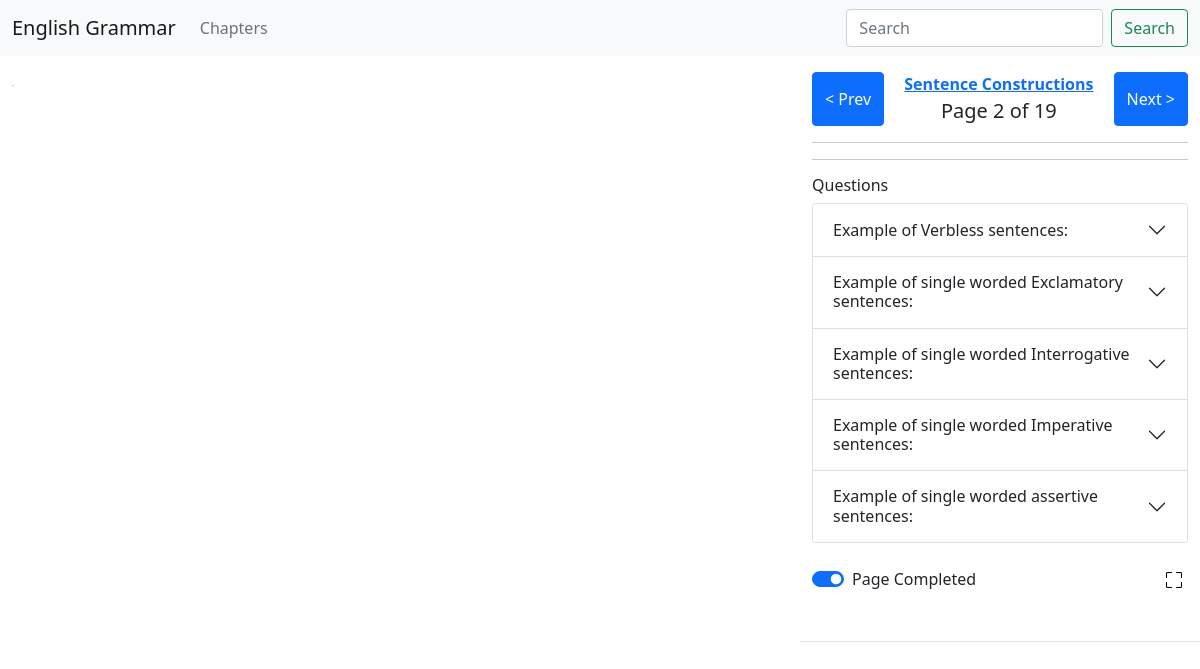
The app's page /learn/chapter/1/page/2 with its own data.
### learn/models.py (models this page shows, shortened)
class Chapter(models.Model):
    title = models.CharField(max_length=100)
    slno = models.IntegerField(default=0)
    no_of_pages = models.IntegerField(default=0)
    class Meta:
        ordering = ['slno']

class Question(models.Model):
    rule = models.CharField(max_length=1000, default='')
    question = models.CharField(max_length=200)
    answer = models.CharField(max_length=200)
    chapter = models.ForeignKey(Chapter, on_delete=models.CASCADE)
    page_no = models.IntegerField()
    is_bookmarked = models.BooleanField(default=False)

### learn/views.py (the view)
class PageDetail(TemplateView):
    template_name = 'learn/page_detail.html'
    def get_context_data(self, **kwargs):
        context = super().get_context_data(**kwargs)
        context["chapter_pk"] = self.kwargs['chapter_pk']
        context["page_no"] = self.kwargs['page_no']
        chapter = get_object_or_404(Chapter, pk=self.kwargs['chapter_pk'])
        page_complition = PageComplition.objects.filter(chapter=chapter, page_number=self.kwargs['page_no']).first()
        if page_complition:
            context["is_completed"] = True
        else:
            context["is_completed"] = False
        if chapter.no_of_pages == self.kwargs['page_no']:
            next_page = 1
        else:
            next_page = int(self.kwargs['page_no']) + 1
        if self.kwargs['page_no'] == 1:
            prev_page = chapter.no_of_pages
        else:
            prev_page = int(self.kwargs['page_no']) - 1
        context["next_page"] = next_page
        context["prev_page"] = prev_page
        context["chapter"] = chapter
        context["question_list"] = Question.objects.filter(chapter=chapter, page_no=self.kwargs['page_no']).order_by('-pk')
        return context

### learn/templates/learn/page_detail.html (shortened to what this page needs)
{% extends 'base.html' %}
{% block page_content %}
<div class="row" id="main-div">
    <div class="col-8">
        <img src="https://raw.githubusercontent.com/my-personal-repos/english-grammar-book/main/chapter-{{chapter_pk}}/{{page_no}}.jpg" class="w-100 border" alt="">
    </div>
    <div class="col-4 position-fixed end-0 overflow-auto border-bottom pb-5" id="question-sidebar" style="max-height:85vh;">
        <div class="d-flex justify-content-between">
            <a href="{% url 'learn:page-detail' chapter_pk prev_page %}" class="btn btn-primary d-flex align-items-center">&lt; Prev</a>
            <div class="d-flex flex-column justify-content-center text-center">
                <div>
                    <b><a href="{% url 'learn:chapter-detail' chapter_pk %}">{{chapter.title}}</a></b>
                </div>
                <div>
                    <span class="lead">Page {{page_no}} of {{chapter.no_of_pages}}</span>
                </div>
            </div>
            <a href="{% url 'learn:page-detail' chapter_pk next_page %}" class="btn btn-primary d-flex align-items-center">Next &gt;</a>
        </div>
        <hr>
        <hr>
        <h6>Questions</h6>
        <div class="mt-1">
        {% for question in question_list %}
        {% include 'learn/includes/accordion-item.html' with counter=forloop.counter question=question %}
        {% empty %}
            <p class="lead">No Question Available till now </p>
        {% endfor %}
        </div>
        <br>
        <div class="d-flex justify-content-between">
            <form action="{% url 'learn:toggle-completion' %}" method="POST" id="completion-form">
                <div class="form-check form-switch">
                    <input class="form-check-input" type="checkbox" name="is_completed" role="switch" id="page-completed" name="page-completed" {% if is_completed == False %}  {% else %} checked {% endif %}>
                    <label class="form-check-label" for="page-completed">{% if is_completed == False %}Page Not Completed {% else %}Page Completed{% endif %}</label>
                </div>
            </form>
            <div>
                <button type="button" class="btn-blank" data-bs-toggle="modal" data-bs-target="#page-fullscreen"><i class="bi bi-fullscreen"></i></button>
            </div>
        </div>
    </div>
</div>
{% endblock page_content %}

### learn/templates/learn/includes/accordion-item.html (shortened to what this page needs)
<div class="accordion-item">
    <h2 class="accordion-header" id="heading-{{counter}}">
      <button class="accordion-button collapsed" type="button" data-bs-toggle="collapse" data-bs-target="#collapse-{{counter}}" aria-expanded="false" aria-controls="collapse-{{counter}}">
        {{question.question}} {% if question.is_bookmarked %} &nbsp;<i class="bi bi-bookmark-fill"></i>{% endif %}
      </button>
    </h2>
  </div>

### templates/base.html (style rules this page uses)
.btn-blank { cursor: pointer; background-color: transparent; border: none; outline: none; }

### records on screen
Chapter: title "Sentence Constructions", no_of_pages "19"
Question: question "Example of Verbless sentences:"
Question: question "Example of single worded Exclamatory sentences:"
Question: question "Example of single worded Interrogative sentences:"
Question: question "Example of single worded Imperative sentences:"
Question: question "Example of single worded assertive sentences:"

### other values on screen
{{ page_no }} "2"
